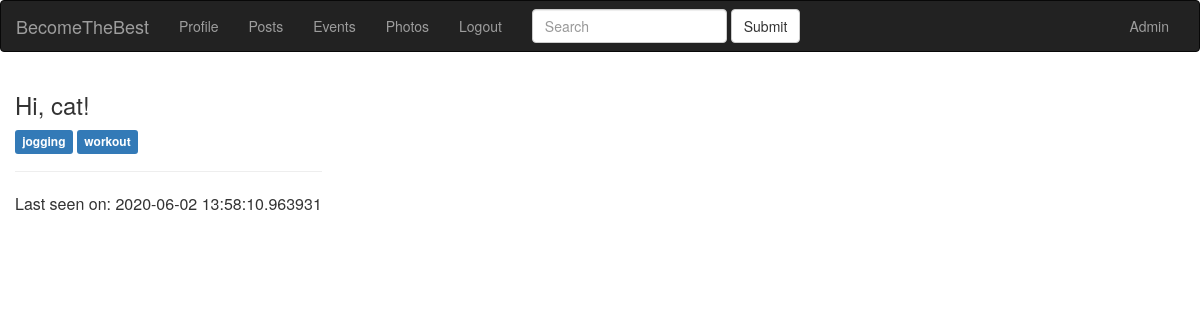
The page /index (signed in) on the database as committed earlier.
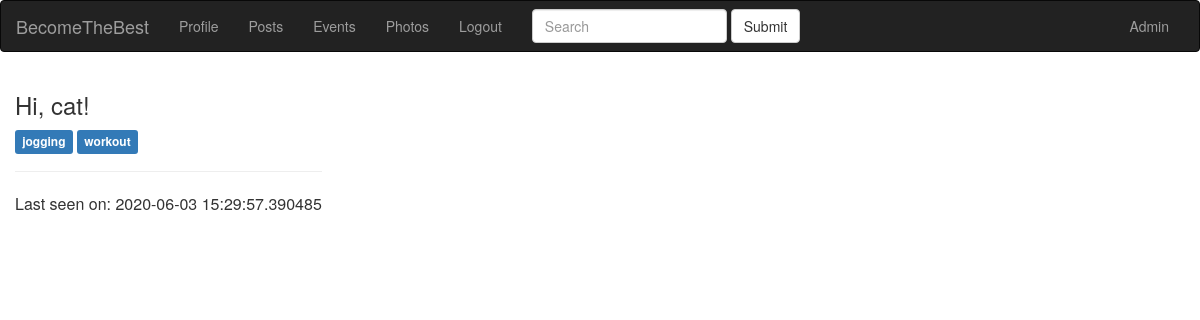
The same page on the database as committed later.
### app/models.py (models this page shows, shortened)
class User(UserMixin, db.Model):
    id = db.Column(db.Integer, primary_key=True)
    email = db.Column(db.String(120), index=True, unique=True)
    username = db.Column(db.String(64), index=True, unique=True)
    password_hash = db.Column(db.String(255))
    date = db.Column(db.DateTime, index=True, default=datetime.utcnow)
    timestamp = db.Column(db.String(128), default=int(time()))
    city = db.Column(db.String(128))
    about_me = db.Column(db.String(140))
    last_seen = db.Column(db.DateTime, default=datetime.utcnow)
    active = db.Column(db.Boolean)
    mentor = db.Column(db.Boolean, default=False)
    level = db.Column(db.Integer, default=0)
    tags = db.relationship(
        'Tag', secondary=user_tags, backref=db.backref('users_tags', lazy='dynamic'))
    roles = db.relationship(
        'Role', secondary=roles_users, backref=db.backref('users_roles', lazy='dynamic'))
    posts = db.relationship('Post', backref='author', lazy='dynamic')
    events = db.relationship('Event', backref='event_author', lazy='dynamic')
    photos = db.relationship('Photo', backref='photo_author', lazy='dynamic')
    followed = db.relationship(
        'User', secondary=followers,
        primaryjoin=(followers.c.follower_id == id),
        secondaryjoin=(followers.c.followed_id == id),
        backref=db.backref('followers', lazy='dynamic'), lazy='dynamic')
    def followed_posts(self):
        followed = Post.query.join(
            followers, (followers.c.followed_id == Post.user_id)).filter(
                followers.c.follower_id == self.id)
        own = Post.query.filter_by(user_id=self.id)
        return followed.union(own).order_by(Post.created.desc())

### app/view.py (the view)
@app.route('/')
@app.route('/index')
@login_required
def index():
    user = User.query.filter_by(username=current_user.username).first_or_404()
    page = request.args.get('page', 1, type=int)
    posts = current_user.followed_posts().paginate(
    page, app.config['POSTS_PER_PAGE'], False)
    next_url = url_for('index', username=user.username, page=posts.next_num) \
        if posts.has_next else None
    prev_url = url_for('index', username=user.username, page=posts.prev_num) \
        if posts.has_prev else None
    return render_template('index.html', user=user, posts=posts.items,
                           next_url=next_url, prev_url=prev_url)

### app/models.py (called while the page is built)
@login.user_loader
def load_user(id):
    return User.query.get(int(id))

### app/view.py (called while the page is built)
@app.before_request
def before_request():
    if current_user.is_authenticated:
        current_user.last_seen = datetime.utcnow()
        db.session.commit()

### app/templates/index.html
{% extends 'base.html' %} {% block title %} Index page title {% endblock %} {% block content_title %}
<h3>Hi, {{ current_user.username }}!</h3>
{% endblock %} {% block content %} {% for tag in user.tags %}
<a href="{{ url_for('users.tag_detail', slug=tag.slug) }}">
    <span class="label label-primary">{{ tag.name }}</span></a>
{% endfor %}
<br>
<hr> {% if user.last_seen %} Last seen on: {{ user.last_seen }} {% endif %} {% endblock %}

Rows that differ between the two databases and show on the page:
changed User "cat": last_seen "2020-06-02 13:58:10.963931" → "2020-06-03 15:29:57.390485"
